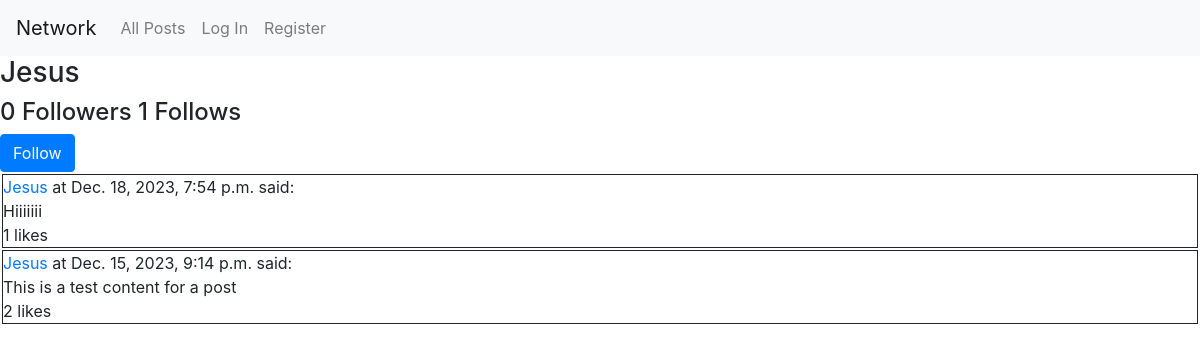
Page /profile/Jesus on the committed database.
### network/models.py (models this page shows, shortened)
class User(AbstractUser):
    pass

class Post(models.Model):
    user = models.ForeignKey(User, on_delete=models.CASCADE, related_name="posts")
    content = models.TextField(max_length=500)
    timestamp = models.DateTimeField(auto_now_add=True)
    @property
    def likesNumber (self):
        return len(self.likes.all())

class Like(models.Model):
    post = models.ForeignKey(Post, on_delete=models.CASCADE, related_name="likes")
    user = models.ForeignKey(User, on_delete=models.CASCADE, related_name="likes")

### network/views.py (the view)
# urls.py: path("profile/<str:username>", views.profile, name="profile"),
def profile(request, username):
    user = User.objects.get(username=username)
    userPosts = user.posts.all().order_by("-timestamp").all()
    userFollowersNames = []
    for follower in user.followers.all():
        userFollowersNames.append(follower.user.username)
    currentUserFollows = False
    if request.user.username in userFollowersNames:
        currentUserFollows = True
    followersNumber = len(user.followers.all())
    followsNumber = len(user.follows.all())
    return render(
        request,
        "network/profile.html",
        {
            "currentUserFollows": currentUserFollows,
            "profileName": username,
            "userPosts": userPosts,
            "followersNumber": followersNumber,
            "followsNumber": followsNumber,
        },
    )

### network/templates/network/profile.html (shortened to what this page needs)
{% extends "network/layout.html" %}
{% load static %}
{% block body %}
  <div>
    <h3>{{profileName}}</h3>
    <h4>{{followersNumber}} Followers {{followsNumber}} Follows </h4>
    {% if user.username != profileName %}
      {% if  currentUserFollows %}
        <a class="btn btn-danger" href="/unfollow/{{profileName}}" role="button">Unfollow</a>
      {% else %}
        <a class="btn btn-primary" href="/follow/{{profileName}}" role="button">Follow</a>
      {% endif %}
    {% endif %}
  </div>
  {% for post in userPosts%}
    <div class="postDiv">
      <div class="postHeader"><a href="/profile/{{post.user.username}}">{{post.user.username}}</a> at {{post.timestamp}} said:</div>
      <div class="postContent">{{post.content}}</div>
      <div class="postFooter"><span id="span${post.id}">{{post.likesNumber}}</span> likes</div>
    </div>
  {% endfor %}
{% endblock %}

### network/static/network/styles.css (style rules this page uses)
.postDiv { margin: 2px ; border-style: solid; border-width: 1px; }

### rows in the picture
User: username "Jesus"
Post: user.username "Jesus", timestamp "Dec. 18, 2023, 7:54 p.m.", content "Hiiiiiii", likesNumber "1"
Post: user.username "Jesus", timestamp "Dec. 15, 2023, 9:14 p.m.", content "This is a test content for a post", likesNumber "2"

### other values in the picture
{{ followersNumber }} "0"
{{ followsNumber }} "1"
